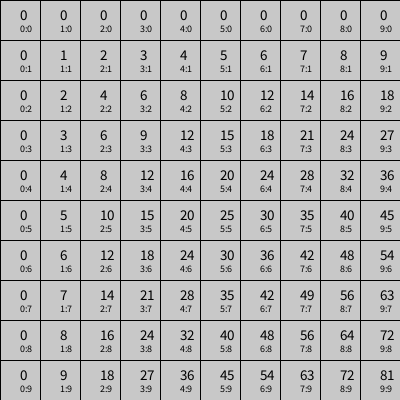
Frame 1 (no input)
Frame 60 (the mouse pressed at the canvas centre just before this capture): identical to frame 1, image omitted
Frame 120 (the mouse held since frame 60 and released just before this capture): identical to frame 1, image omitted

The Processing sketch that drew this single still picture (run headless with seeded random() and noise(); from frame 60 on, the mouse is pressed at the canvas centre):

// Processing sketch: grilla_tabla_multiplicar
// ── grilla_tabla_multiplicar.pde
int cant = 10;
int tam;
int [][] misDatos = new int [cant][cant];

void setup() {
  size(400, 400);
  tam = width/cant;
  for (int col=0; col < cant; col++) {
    for (int fila=0; fila < cant; fila++) {
      misDatos[col][fila] = col * fila;
    }
  }
  //misDatos[5][5] = 8;
  //misDatos[2][8] = 3;
}

void draw() {
  background(200);
  for (int col=0; col < cant; col++) {
    for (int fila=0; fila < cant; fila++) {
      fill(200);
      rect(col*tam, fila*tam, tam, tam);
      fill(0);
      textSize(10);
      text(col+":"+fila, col*tam + tam/2, fila*tam + tam - tam/5);
      textSize(15);
      text(misDatos[col][fila], col*tam + tam/2, fila*tam + tam/2);
    }
  }
}
